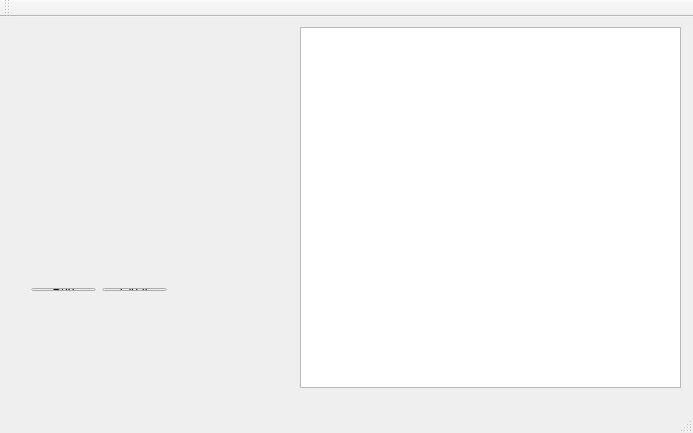
<?xml version="1.0" encoding="UTF-8"?>
<ui version="4.0">
 <class>MainWindow</class>
 <widget class="QMainWindow" name="MainWindow">
  <property name="geometry">
   <rect>
    <x>0</x>
    <y>0</y>
    <width>693</width>
    <height>433</height>
   </rect>
  </property>
  <property name="windowTitle">
   <string>GeneticAlgorithm-Words V1.0</string>
  </property>
  <widget class="QWidget" name="centralWidget">
   <widget class="QTextBrowser" name="Log">
    <property name="geometry">
     <rect>
      <x>300</x>
      <y>10</y>
      <width>381</width>
      <height>361</height>
     </rect>
    </property>
    <property name="html">
     <string>&lt;!DOCTYPE HTML PUBLIC &quot;-//W3C//DTD HTML 4.0//EN&quot; &quot;http://www.w3.org/TR/REC-html40/strict.dtd&quot;&gt;
&lt;html&gt;&lt;head&gt;&lt;meta name=&quot;qrichtext&quot; content=&quot;1&quot; /&gt;&lt;style type=&quot;text/css&quot;&gt;
p, li { white-space: pre-wrap; }
&lt;/style&gt;&lt;/head&gt;&lt;body style=&quot; font-family:'MS Shell Dlg 2'; font-size:8.25pt; font-weight:400; font-style:normal;&quot;&gt;
&lt;p style=&quot;-qt-paragraph-type:empty; margin-top:0px; margin-bottom:0px; margin-left:0px; margin-right:0px; -qt-block-indent:0; text-indent:0px;&quot;&gt;&lt;br /&gt;&lt;/p&gt;&lt;/body&gt;&lt;/html&gt;</string>
    </property>
   </widget>
   <widget class="QWidget" name="layoutWidget">
    <property name="geometry">
     <rect>
      <x>20</x>
      <y>180</y>
      <width>191</width>
      <height>22</height>
     </rect>
    </property>
    <layout class="QHBoxLayout" name="horizontalLayout">
     <item>
      <widget class="QLabel" name="label_probMut">
       <property name="text">
        <string>&lt;html&gt;&lt;head/&gt;&lt;body&gt;&lt;p&gt;&lt;span style=&quot; font-weight:600;&quot;&gt;Probability of mutation:&lt;/span&gt;&lt;/p&gt;&lt;/body&gt;&lt;/html&gt;</string>
       </property>
      </widget>
     </item>
     <item>
      <widget class="QLineEdit" name="lineEdit_probMut"/>
     </item>
    </layout>
   </widget>
   <widget class="QWidget" name="layoutWidget">
    <property name="geometry">
     <rect>
      <x>20</x>
      <y>210</y>
      <width>195</width>
      <height>22</height>
     </rect>
    </property>
    <layout class="QHBoxLayout" name="horizontalLayout_2">
     <item>
      <widget class="QLabel" name="label_probCross">
       <property name="text">
        <string>&lt;html&gt;&lt;head/&gt;&lt;body&gt;&lt;p&gt;&lt;span style=&quot; font-weight:600;&quot;&gt;Probability of crossover:&lt;/span&gt;&lt;/p&gt;&lt;/body&gt;&lt;/html&gt;</string>
       </property>
      </widget>
     </item>
     <item>
      <widget class="QLineEdit" name="lineEdit_probCross"/>
     </item>
    </layout>
   </widget>
   <widget class="QWidget" name="layoutWidget">
    <property name="geometry">
     <rect>
      <x>20</x>
      <y>150</y>
      <width>191</width>
      <height>22</height>
     </rect>
    </property>
    <layout class="QHBoxLayout" name="horizontalLayout_6">
     <item>
      <widget class="QLabel" name="label_sizeGener">
       <property name="text">
        <string>&lt;html&gt;&lt;head/&gt;&lt;body&gt;&lt;p&gt;&lt;span style=&quot; font-weight:600;&quot;&gt;Maximum generations:&lt;/span&gt;&lt;/p&gt;&lt;/body&gt;&lt;/html&gt;</string>
       </property>
      </widget>
     </item>
     <item>
      <widget class="QLineEdit" name="lineEdit_sizeGener"/>
     </item>
    </layout>
   </widget>
   <widget class="QWidget" name="layoutWidget">
    <property name="geometry">
     <rect>
      <x>20</x>
      <y>120</y>
      <width>157</width>
      <height>22</height>
     </rect>
    </property>
    <layout class="QHBoxLayout" name="horizontalLayout_5">
     <item>
      <widget class="QLabel" name="label_sizeTour">
       <property name="text">
        <string>&lt;html&gt;&lt;head/&gt;&lt;body&gt;&lt;p&gt;&lt;span style=&quot; font-weight:600;&quot;&gt;Tournament size:&lt;/span&gt;&lt;/p&gt;&lt;/body&gt;&lt;/html&gt;</string>
       </property>
      </widget>
     </item>
     <item>
      <widget class="QLineEdit" name="lineEdit_sizeTour"/>
     </item>
    </layout>
   </widget>
   <widget class="QWidget" name="layoutWidget">
    <property name="geometry">
     <rect>
      <x>20</x>
      <y>60</y>
      <width>147</width>
      <height>22</height>
     </rect>
    </property>
    <layout class="QHBoxLayout" name="horizontalLayout_3">
     <item>
      <widget class="QLabel" name="label_sizePop">
       <property name="text">
        <string>&lt;html&gt;&lt;head/&gt;&lt;body&gt;&lt;p&gt;&lt;span style=&quot; font-weight:600;&quot;&gt;Population size:&lt;/span&gt;&lt;/p&gt;&lt;/body&gt;&lt;/html&gt;</string>
       </property>
      </widget>
     </item>
     <item>
      <widget class="QLineEdit" name="lineEdit_sizePop"/>
     </item>
    </layout>
   </widget>
   <widget class="QWidget" name="layoutWidget">
    <property name="geometry">
     <rect>
      <x>20</x>
      <y>90</y>
      <width>122</width>
      <height>22</height>
     </rect>
    </property>
    <layout class="QHBoxLayout" name="horizontalLayout_4">
     <item>
      <widget class="QLabel" name="label_sizeGen">
       <property name="text">
        <string>&lt;html&gt;&lt;head/&gt;&lt;body&gt;&lt;p&gt;&lt;span style=&quot; font-weight:600;&quot;&gt;Genes Size:&lt;/span&gt;&lt;/p&gt;&lt;/body&gt;&lt;/html&gt;</string>
       </property>
      </widget>
     </item>
     <item>
      <widget class="QLineEdit" name="lineEdit_sizeGen"/>
     </item>
    </layout>
   </widget>
   <widget class="QWidget" name="layoutWidget">
    <property name="geometry">
     <rect>
      <x>20</x>
      <y>30</y>
      <width>191</width>
      <height>22</height>
     </rect>
    </property>
    <layout class="QHBoxLayout" name="horizontalLayout_7">
     <item>
      <widget class="QLabel" name="label_Solution">
       <property name="text">
        <string>&lt;html&gt;&lt;head/&gt;&lt;body&gt;&lt;p&gt;&lt;span style=&quot; font-weight:600;&quot;&gt;Solution:&lt;/span&gt;&lt;/p&gt;&lt;/body&gt;&lt;/html&gt;</string>
       </property>
      </widget>
     </item>
     <item>
      <widget class="QLineEdit" name="lineEdit_Solution"/>
     </item>
    </layout>
   </widget>
   <widget class="QWidget" name="layoutWidget">
    <property name="geometry">
     <rect>
      <x>20</x>
      <y>260</y>
      <width>158</width>
      <height>25</height>
     </rect>
    </property>
    <layout class="QHBoxLayout" name="horizontalLayout_8">
     <item>
      <widget class="QPushButton" name="play">
       <property name="text">
        <string>Run</string>
       </property>
      </widget>
     </item>
     <item>
      <widget class="QPushButton" name="pushButton">
       <property name="text">
        <string>Clear</string>
       </property>
      </widget>
     </item>
    </layout>
   </widget>
  </widget>
  <widget class="QMenuBar" name="menuBar">
   <property name="geometry">
    <rect>
     <x>0</x>
     <y>0</y>
     <width>693</width>
     <height>21</height>
    </rect>
   </property>
  </widget>
  <widget class="QToolBar" name="mainToolBar">
   <attribute name="toolBarArea">
    <enum>TopToolBarArea</enum>
   </attribute>
   <attribute name="toolBarBreak">
    <bool>false</bool>
   </attribute>
  </widget>
  <widget class="QStatusBar" name="statusBar"/>
 </widget>
 <layoutdefault spacing="6" margin="11"/>
 <tabstops>
  <tabstop>lineEdit_Solution</tabstop>
  <tabstop>lineEdit_sizePop</tabstop>
  <tabstop>lineEdit_sizeGen</tabstop>
  <tabstop>lineEdit_sizeTour</tabstop>
  <tabstop>lineEdit_sizeGener</tabstop>
  <tabstop>lineEdit_probMut</tabstop>
  <tabstop>lineEdit_probCross</tabstop>
  <tabstop>play</tabstop>
  <tabstop>pushButton</tabstop>
  <tabstop>Log</tabstop>
 </tabstops>
 <resources/>
 <connections/>
</ui>
